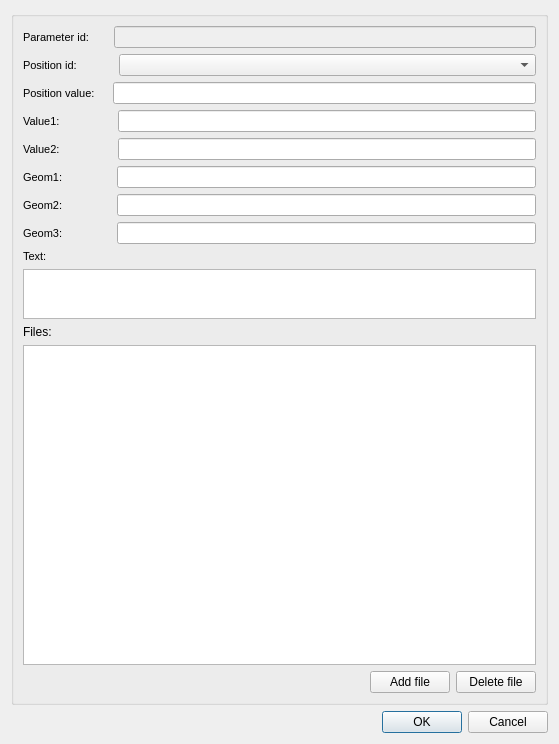
<?xml version="1.0" encoding="UTF-8"?>
<ui version="4.0">
 <class>dlg_visit_event_rehab</class>
 <widget class="QDialog" name="dlg_visit_event_rehab">
  <property name="geometry">
   <rect>
    <x>0</x>
    <y>0</y>
    <width>559</width>
    <height>744</height>
   </rect>
  </property>
  <property name="windowTitle">
   <string>Rehabilitation arc event</string>
  </property>
  <layout class="QVBoxLayout" name="verticalLayout">
   <item>
    <widget class="QGroupBox" name="group">
     <property name="title">
      <string/>
     </property>
     <layout class="QVBoxLayout" name="verticalLayout_2" stretch="0,0,0,0,0,0,0,0,0,0,0,0,0">
      <item>
       <layout class="QHBoxLayout" name="horizontalLayout">
        <item>
         <widget class="QLabel" name="lbl_parameter_id">
          <property name="maximumSize">
           <size>
            <width>90</width>
            <height>16777215</height>
           </size>
          </property>
          <property name="font">
           <font>
            <pointsize>8</pointsize>
            <weight>50</weight>
            <bold>false</bold>
           </font>
          </property>
          <property name="frameShape">
           <enum>QFrame::NoFrame</enum>
          </property>
          <property name="frameShadow">
           <enum>QFrame::Plain</enum>
          </property>
          <property name="text">
           <string>Parameter id:      </string>
          </property>
          <property name="textFormat">
           <enum>Qt::AutoText</enum>
          </property>
          <property name="scaledContents">
           <bool>false</bool>
          </property>
          <property name="alignment">
           <set>Qt::AlignLeading|Qt::AlignLeft|Qt::AlignVCenter</set>
          </property>
          <property name="margin">
           <number>3</number>
          </property>
         </widget>
        </item>
        <item>
         <widget class="QLineEdit" name="parameter_id">
          <property name="enabled">
           <bool>false</bool>
          </property>
          <property name="frame">
           <bool>true</bool>
          </property>
         </widget>
        </item>
       </layout>
      </item>
      <item>
       <layout class="QHBoxLayout" name="horizontalLayout_2">
        <item>
         <widget class="QLabel" name="lbl_position_id">
          <property name="maximumSize">
           <size>
            <width>90</width>
            <height>16777215</height>
           </size>
          </property>
          <property name="font">
           <font>
            <pointsize>8</pointsize>
           </font>
          </property>
          <property name="frameShape">
           <enum>QFrame::NoFrame</enum>
          </property>
          <property name="frameShadow">
           <enum>QFrame::Plain</enum>
          </property>
          <property name="text">
           <string>Position id:          </string>
          </property>
          <property name="textFormat">
           <enum>Qt::AutoText</enum>
          </property>
          <property name="scaledContents">
           <bool>false</bool>
          </property>
          <property name="alignment">
           <set>Qt::AlignLeading|Qt::AlignLeft|Qt::AlignVCenter</set>
          </property>
          <property name="margin">
           <number>3</number>
          </property>
         </widget>
        </item>
        <item>
         <widget class="QComboBox" name="position_id">
          <property name="enabled">
           <bool>true</bool>
          </property>
         </widget>
        </item>
       </layout>
      </item>
      <item>
       <layout class="QHBoxLayout" name="horizontalLayout_3">
        <item>
         <widget class="QLabel" name="lbl_position_value">
          <property name="maximumSize">
           <size>
            <width>90</width>
            <height>16777215</height>
           </size>
          </property>
          <property name="font">
           <font>
            <pointsize>8</pointsize>
           </font>
          </property>
          <property name="frameShape">
           <enum>QFrame::NoFrame</enum>
          </property>
          <property name="frameShadow">
           <enum>QFrame::Plain</enum>
          </property>
          <property name="text">
           <string>Position value:    </string>
          </property>
          <property name="textFormat">
           <enum>Qt::AutoText</enum>
          </property>
          <property name="scaledContents">
           <bool>false</bool>
          </property>
          <property name="alignment">
           <set>Qt::AlignLeading|Qt::AlignLeft|Qt::AlignVCenter</set>
          </property>
          <property name="margin">
           <number>3</number>
          </property>
         </widget>
        </item>
        <item>
         <widget class="QLineEdit" name="position_value">
          <property name="frame">
           <bool>true</bool>
          </property>
         </widget>
        </item>
       </layout>
      </item>
      <item>
       <layout class="QHBoxLayout" name="horizontalLayout_4">
        <item>
         <widget class="QLabel" name="lbl_value1">
          <property name="maximumSize">
           <size>
            <width>90</width>
            <height>16777215</height>
           </size>
          </property>
          <property name="font">
           <font>
            <pointsize>8</pointsize>
            <weight>50</weight>
            <bold>false</bold>
           </font>
          </property>
          <property name="frameShape">
           <enum>QFrame::NoFrame</enum>
          </property>
          <property name="frameShadow">
           <enum>QFrame::Plain</enum>
          </property>
          <property name="text">
           <string>Value1:                 </string>
          </property>
          <property name="textFormat">
           <enum>Qt::AutoText</enum>
          </property>
          <property name="scaledContents">
           <bool>false</bool>
          </property>
          <property name="alignment">
           <set>Qt::AlignLeading|Qt::AlignLeft|Qt::AlignVCenter</set>
          </property>
          <property name="margin">
           <number>3</number>
          </property>
         </widget>
        </item>
        <item>
         <widget class="QLineEdit" name="value1">
          <property name="frame">
           <bool>true</bool>
          </property>
         </widget>
        </item>
       </layout>
      </item>
      <item>
       <layout class="QHBoxLayout" name="horizontalLayout_5">
        <item>
         <widget class="QLabel" name="lbl_value2">
          <property name="maximumSize">
           <size>
            <width>90</width>
            <height>16777215</height>
           </size>
          </property>
          <property name="font">
           <font>
            <pointsize>8</pointsize>
           </font>
          </property>
          <property name="frameShape">
           <enum>QFrame::NoFrame</enum>
          </property>
          <property name="frameShadow">
           <enum>QFrame::Plain</enum>
          </property>
          <property name="text">
           <string>Value2:                 </string>
          </property>
          <property name="textFormat">
           <enum>Qt::AutoText</enum>
          </property>
          <property name="scaledContents">
           <bool>false</bool>
          </property>
          <property name="alignment">
           <set>Qt::AlignLeading|Qt::AlignLeft|Qt::AlignVCenter</set>
          </property>
          <property name="margin">
           <number>3</number>
          </property>
         </widget>
        </item>
        <item>
         <widget class="QLineEdit" name="value2">
          <property name="frame">
           <bool>true</bool>
          </property>
         </widget>
        </item>
       </layout>
      </item>
      <item>
       <layout class="QHBoxLayout" name="horizontalLayout_6">
        <item>
         <widget class="QLabel" name="lbl_geom1">
          <property name="maximumSize">
           <size>
            <width>90</width>
            <height>16777215</height>
           </size>
          </property>
          <property name="font">
           <font>
            <pointsize>8</pointsize>
           </font>
          </property>
          <property name="frameShape">
           <enum>QFrame::NoFrame</enum>
          </property>
          <property name="frameShadow">
           <enum>QFrame::Plain</enum>
          </property>
          <property name="text">
           <string>Geom1:                </string>
          </property>
          <property name="textFormat">
           <enum>Qt::AutoText</enum>
          </property>
          <property name="scaledContents">
           <bool>false</bool>
          </property>
          <property name="alignment">
           <set>Qt::AlignLeading|Qt::AlignLeft|Qt::AlignVCenter</set>
          </property>
          <property name="margin">
           <number>3</number>
          </property>
         </widget>
        </item>
        <item>
         <widget class="QLineEdit" name="geom1">
          <property name="frame">
           <bool>true</bool>
          </property>
         </widget>
        </item>
       </layout>
      </item>
      <item>
       <layout class="QHBoxLayout" name="horizontalLayout_7">
        <item>
         <widget class="QLabel" name="lbl_geom2">
          <property name="maximumSize">
           <size>
            <width>90</width>
            <height>16777215</height>
           </size>
          </property>
          <property name="font">
           <font>
            <pointsize>8</pointsize>
           </font>
          </property>
          <property name="frameShape">
           <enum>QFrame::NoFrame</enum>
          </property>
          <property name="frameShadow">
           <enum>QFrame::Plain</enum>
          </property>
          <property name="text">
           <string>Geom2:                </string>
          </property>
          <property name="textFormat">
           <enum>Qt::AutoText</enum>
          </property>
          <property name="scaledContents">
           <bool>false</bool>
          </property>
          <property name="alignment">
           <set>Qt::AlignLeading|Qt::AlignLeft|Qt::AlignVCenter</set>
          </property>
          <property name="margin">
           <number>3</number>
          </property>
         </widget>
        </item>
        <item>
         <widget class="QLineEdit" name="geom2">
          <property name="frame">
           <bool>true</bool>
          </property>
         </widget>
        </item>
       </layout>
      </item>
      <item>
       <layout class="QHBoxLayout" name="horizontalLayout_8">
        <item>
         <widget class="QLabel" name="lbl_geom3">
          <property name="maximumSize">
           <size>
            <width>90</width>
            <height>16777215</height>
           </size>
          </property>
          <property name="font">
           <font>
            <pointsize>8</pointsize>
           </font>
          </property>
          <property name="frameShape">
           <enum>QFrame::NoFrame</enum>
          </property>
          <property name="frameShadow">
           <enum>QFrame::Plain</enum>
          </property>
          <property name="text">
           <string>Geom3:                </string>
          </property>
          <property name="textFormat">
           <enum>Qt::AutoText</enum>
          </property>
          <property name="scaledContents">
           <bool>false</bool>
          </property>
          <property name="alignment">
           <set>Qt::AlignLeading|Qt::AlignLeft|Qt::AlignVCenter</set>
          </property>
          <property name="margin">
           <number>3</number>
          </property>
         </widget>
        </item>
        <item>
         <widget class="QLineEdit" name="geom3">
          <property name="text">
           <string/>
          </property>
          <property name="frame">
           <bool>true</bool>
          </property>
         </widget>
        </item>
       </layout>
      </item>
      <item>
       <widget class="QLabel" name="lbl_text">
        <property name="font">
         <font>
          <pointsize>8</pointsize>
         </font>
        </property>
        <property name="frameShape">
         <enum>QFrame::NoFrame</enum>
        </property>
        <property name="frameShadow">
         <enum>QFrame::Plain</enum>
        </property>
        <property name="text">
         <string>Text:</string>
        </property>
        <property name="textFormat">
         <enum>Qt::AutoText</enum>
        </property>
        <property name="scaledContents">
         <bool>false</bool>
        </property>
        <property name="alignment">
         <set>Qt::AlignLeading|Qt::AlignLeft|Qt::AlignVCenter</set>
        </property>
        <property name="margin">
         <number>3</number>
        </property>
       </widget>
      </item>
      <item>
       <widget class="QTextEdit" name="text">
        <property name="maximumSize">
         <size>
          <width>16777215</width>
          <height>50</height>
         </size>
        </property>
       </widget>
      </item>
      <item>
       <widget class="QLabel" name="lbl_files">
        <property name="text">
         <string>Files:</string>
        </property>
       </widget>
      </item>
      <item>
       <widget class="QTableView" name="tbl_docs_x_event">
        <property name="sortingEnabled">
         <bool>true</bool>
        </property>
       </widget>
      </item>
      <item>
       <layout class="QHBoxLayout" name="horizontalLayout_9">
        <item>
         <spacer name="horizontalSpacer">
          <property name="orientation">
           <enum>Qt::Horizontal</enum>
          </property>
          <property name="sizeHint" stdset="0">
           <size>
            <width>40</width>
            <height>20</height>
           </size>
          </property>
         </spacer>
        </item>
        <item>
         <widget class="QPushButton" name="btn_add_file">
          <property name="text">
           <string>Add file</string>
          </property>
         </widget>
        </item>
        <item>
         <widget class="QPushButton" name="btn_delete_file">
          <property name="text">
           <string>Delete file</string>
          </property>
         </widget>
        </item>
       </layout>
      </item>
     </layout>
    </widget>
   </item>
   <item>
    <widget class="QDialogButtonBox" name="buttonBox">
     <property name="standardButtons">
      <set>QDialogButtonBox::Cancel|QDialogButtonBox::Ok</set>
     </property>
    </widget>
   </item>
  </layout>
 </widget>
 <tabstops>
  <tabstop>parameter_id</tabstop>
  <tabstop>position_id</tabstop>
  <tabstop>position_value</tabstop>
  <tabstop>value1</tabstop>
  <tabstop>value2</tabstop>
  <tabstop>geom1</tabstop>
  <tabstop>geom2</tabstop>
  <tabstop>geom3</tabstop>
  <tabstop>btn_add_file</tabstop>
  <tabstop>buttonBox</tabstop>
 </tabstops>
 <resources/>
 <connections>
  <connection>
   <sender>buttonBox</sender>
   <signal>accepted()</signal>
   <receiver>dlg_visit_event_rehab</receiver>
   <slot>accept()</slot>
   <hints>
    <hint type="sourcelabel">
     <x>248</x>
     <y>254</y>
    </hint>
    <hint type="destinationlabel">
     <x>157</x>
     <y>274</y>
    </hint>
   </hints>
  </connection>
  <connection>
   <sender>buttonBox</sender>
   <signal>rejected()</signal>
   <receiver>dlg_visit_event_rehab</receiver>
   <slot>reject()</slot>
   <hints>
    <hint type="sourcelabel">
     <x>316</x>
     <y>260</y>
    </hint>
    <hint type="destinationlabel">
     <x>286</x>
     <y>274</y>
    </hint>
   </hints>
  </connection>
 </connections>
</ui>
